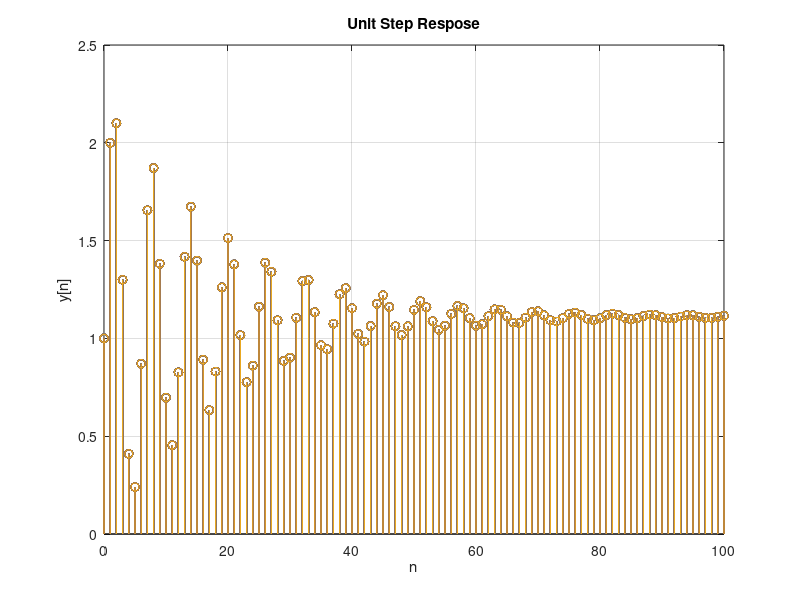

The MATLAB script that drew this image:
% ECE 4750 
% Practice on Unit Step Response using 'filter' command.
% This code is written by Dr. Shekaramiz from UVU.
% Borrowed from Ingle and Proakis with some modification.
% Ver1: 2/13/2021
clc, clear; close all
% --------------------------------------------
% Example.
% The differnce equation of the LTI system is given as:
% y[n]=y[n-1]-0.9y[n-2]+x[n]

% The first step is rewiting the equation as follows.
% y[n]-y[n-1]+0.9y[n-2]=x[n]
b= 1; % Coefficients of the input
a = [ 1 -1  0.9]; %  Coefficients of the output
% define the input of unit step function and its range of interest for 'n'.
n = 0:100;
x = ones(length(n));
% Unit Step Response
y = filter(b,a,x);
stem(n,y); grid; title('Unit Step Respose');
xlabel('n'); ylabel('y[n]');